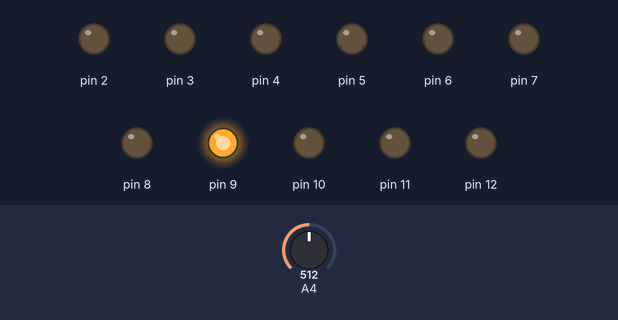
The sketch below on a simulated Arduino Uno, built with avr-gcc and run on an emulated ATmega328P. Parts: output pins drawn as LEDs (lit = HIGH). Dashed ring = blinking. Inputs (shaded band) come from the test bench; at power-on: A4 = 512.

Above: at 1.2 s.
1.3 s: A4 set to 900
At 1.52 s:
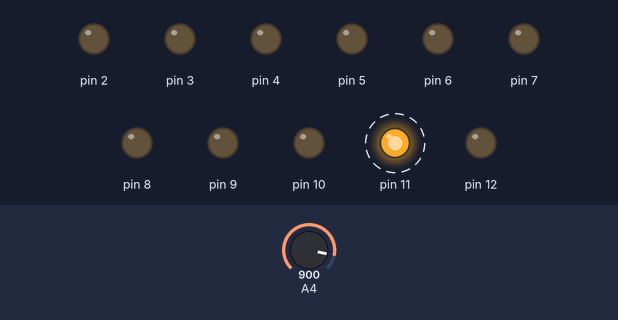
4.3 s: A4 set to 1023
At 4.46 s:
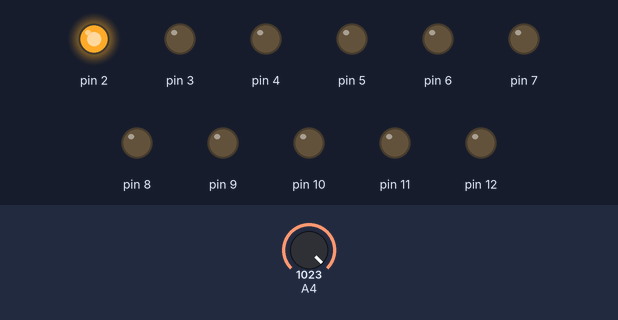
7.3 s: A4 set to 1012
At 10.12 s:
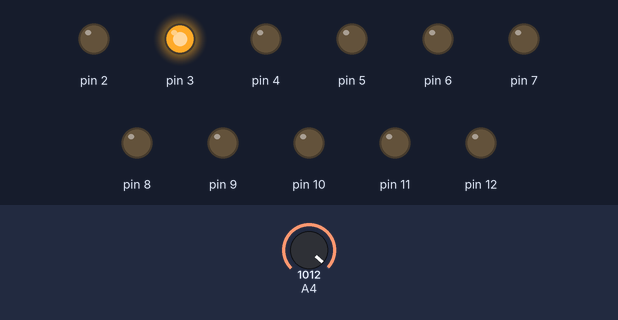
10.3 s: A4 set to 716
At 12.16 s:
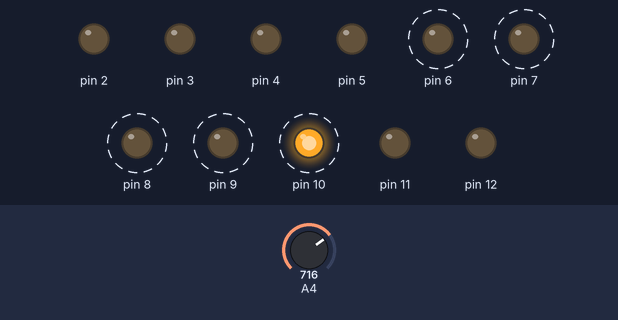
Timing chart, 0 to 14.3 s (numbered marks = the images above; inputs shaded):
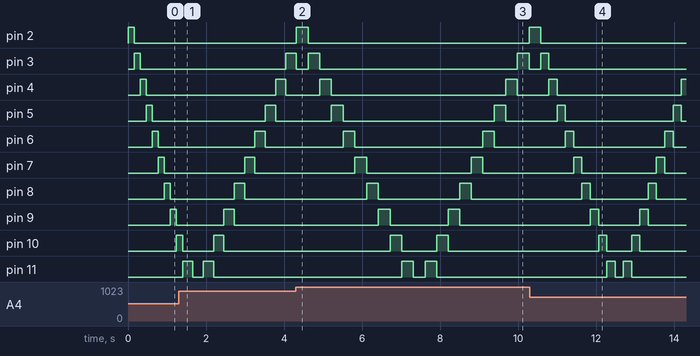

Measured:
- the behaviour switches between 1020 and 1019 on A4 (found by bisection; images 2 and 3)
- after the input at 1.3 s, pin 2: stays LOW (without the input it goes to HIGH after 1.8 s); pin 11: HIGH → LOW after 0.36 s, → HIGH 0.27 s later, → LOW 0.27 s later
- after the input at 4.3 s, pin 12: stays LOW (without the input it goes to HIGH after 2.7 s)
- after the input at 7.3 s, pin 2: LOW → HIGH after 3.0 s; pin 3: LOW → HIGH after 2.7 s instead of 2.7 s
- after the input at 10.3 s, pin 10: alternates HIGH for 0.21 s and LOW for 0.64 s, starting after 1.8 s; pin 11: alternates HIGH for 0.21 s and LOW for 0.21 s, 4 changes in all, then stays LOW, starting after 2.0 s
- by itself, pin 5: alternates HIGH for 0.21 s and LOW for 2.8 s
- by itself, pin 6: alternates HIGH for 0.21 s and LOW for 2.3 s
- by itself, pin 7: alternates HIGH for 0.21 s and LOW for 1.9 s

The sketch:

For_Leds.ino
```cpp
int leds;

void setup(){
  pinMode(2, OUTPUT);
  pinMode(3, OUTPUT);
  pinMode(4, OUTPUT);
  pinMode(5, OUTPUT);
  pinMode(6, OUTPUT);
  pinMode(7, OUTPUT);
  pinMode(8, OUTPUT);
  pinMode(9, OUTPUT);
  pinMode(10, OUTPUT);
  pinMode(11, OUTPUT);
  pinMode(12, OUTPUT);
  pinMode(A4, INPUT);
}

void loop(){


  for(int led = 2; led < 13; led++){
    int val1 = analogRead(A4);
    int tempo = map(val1, 0, 1023, 10, 300);
    digitalWrite(led, HIGH);
    delay(tempo);
    digitalWrite(led, LOW);
  }

  for(int led = 11; led > 2; led--){
    int val1 = analogRead(A4);
    int tempo = map(val1, 0, 1023, 10, 300);
    digitalWrite(led, HIGH);
    delay(tempo);
    digitalWrite(led, LOW);
  }


}
```
